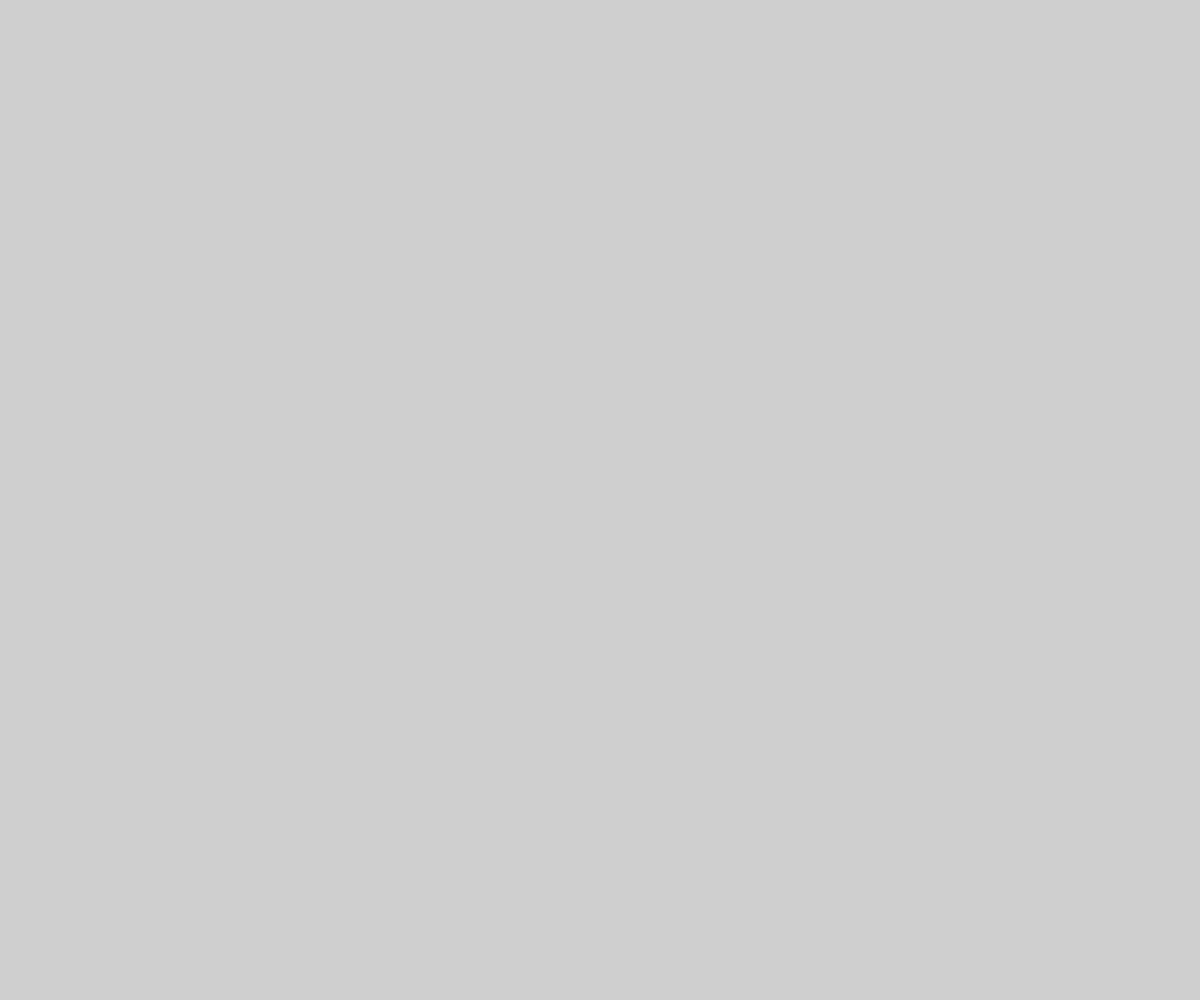
Frame 1 (no input)
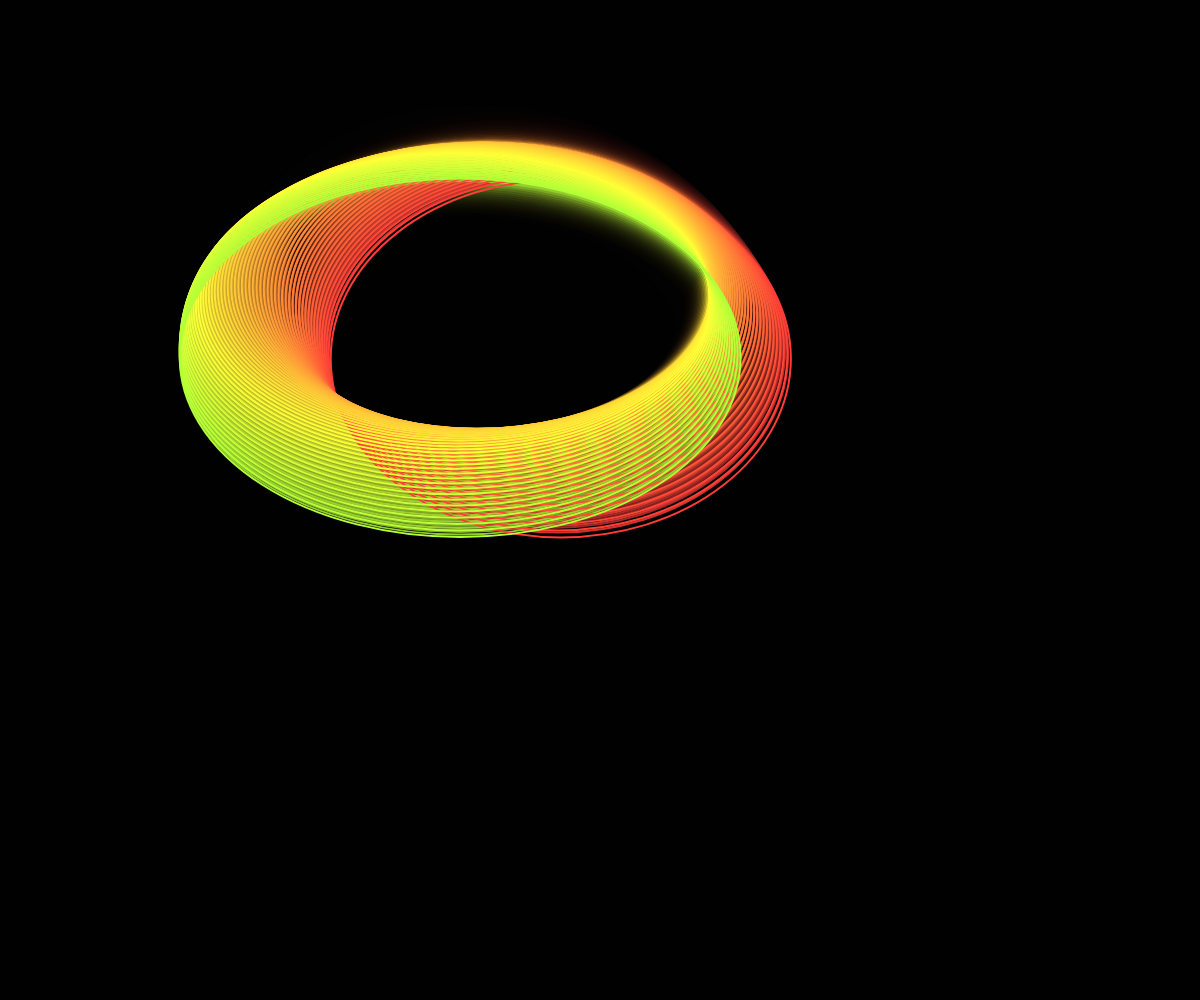
Frame 60 (no input)
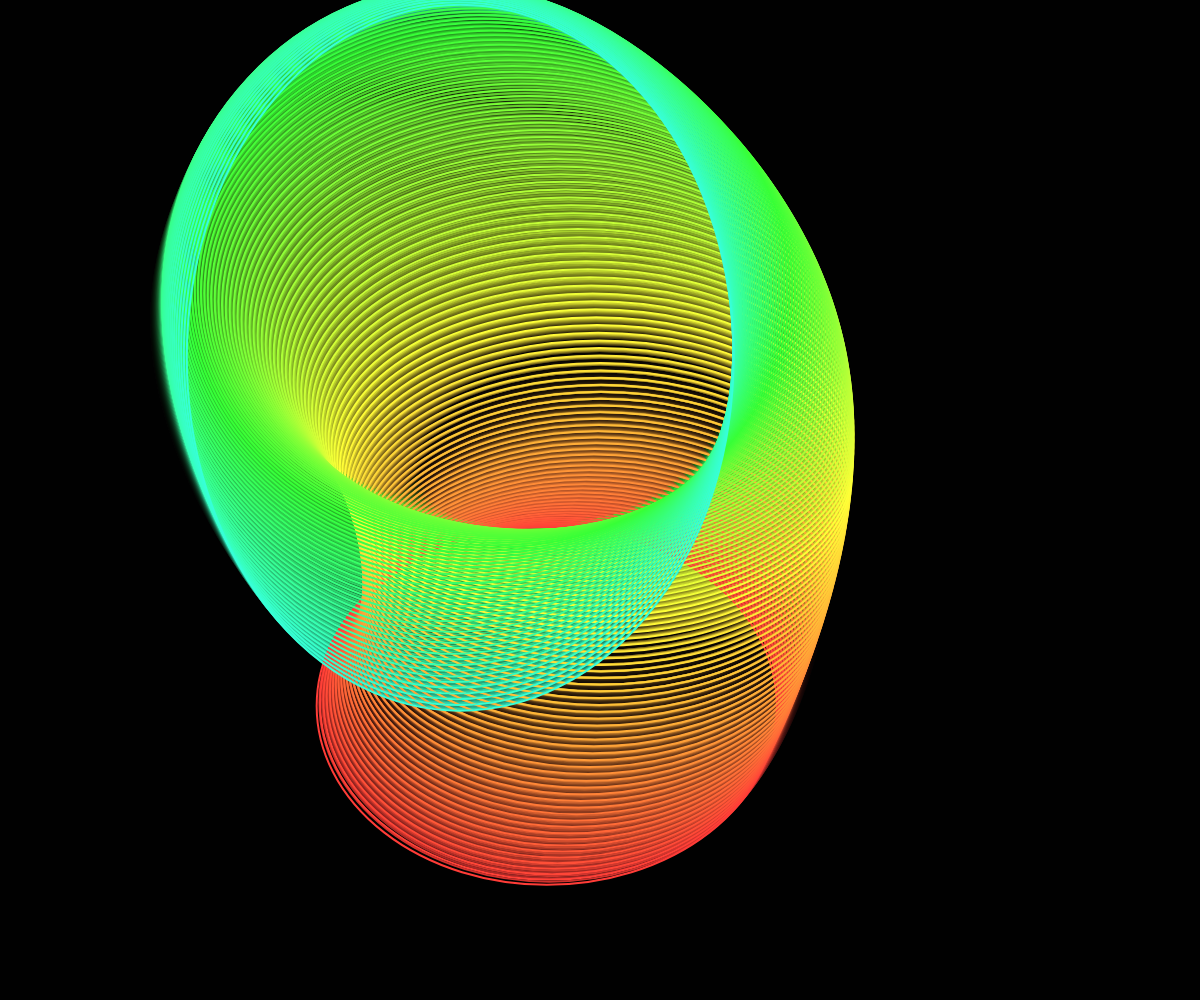
Frame 120 (the mouse pressed at the canvas centre since frame 60)

The p5.js sketch that drew these frames (run headless with seeded random() and noise() and a simulated clock; from frame 60 on, the mouse is pressed at the canvas centre):

// p5.js sketch
// ── sketch.js
let points = []
let starrP = []
let primes = [2, 3, 5, 7, 11, 13, 17, 19, 23, 29, 31, 37, 41, 43, 47, 53, 59, 61, 67, 71, 73, 79, 83, 89, 97, 101, 103, 107, 109, 113, 127, 131, 137, 139, 149, 151, 157, 163, 167, 173, 179, 181, 191, 193, 197, 199, 211, 223, 227, 229, 233, 239, 241, 251, 257, 263, 269, 271, 277, 281, 283, 293, 307, 311, 313, 317, 331, 337, 347, 349, 353, 359, 367, 373, 379, 383, 389, 397, 401, 409, 419, 421, 431, 433, 439, 443, 449, 457, 461, 463, 467, 479, 487, 491, 499, 503, 509, 521, 523, 541]
//let n = PI/12
let rosek
let cv
let flip = false
let lp = 180

function primordialShape(r, ang, k) {
  let rose = r * cos(k * ang)
  return createVector(rose * cos(ang) + width / 2, rose * sin(ang) + height / 2, false)
}

function starr(r, ang, a, b, c) {


  return createVector(
    width / 2 + r / 4 * (2 + sin(a * ang) / 2) * cos(ang + sin(b * ang) / c),
    height / 2 - r / 4 * (2 + sin(a * ang) / 2) * sin(ang + sin(b * ang) / c));
}


function setup() {
  createCanvas(windowWidth, windowHeight);
  cv = createVector(width / 2, height / 2)

  //rosek = PI / 7
  rosek = PI

  //rosek = (1.618 + PI) / 2
  //rosek = TWO_PI/sqrt(65)
  //rosek = 2 / sqrt(51)
  //rosek = PI / sqrt(68)
  //rosek=PI/sqrt(17)
  //primes[floor(random(100))]
  //rosek = primes[3]

  for (i = 0; i < lp; i++) {

    let r = height / 2 * 0.5
    let detail = 90
    let ang = i * PI / detail

    //points.unshift(primordialShape(r, ang, rosek))

  }
  for (i = 1; i < points.length; i++) {
    noFill()
    colorMode(HSB, 360)
    stroke(((i)) % 360, 200, 270, 32)
    //line(points[i].x, points[i].y, points[(points.length - i) % points.length].x, points[(points.length - i) % points.length].y)
    //ellipse(points[i].x, points[i].y, points[(points.length - i) % points.length].x, points[(points.length - i) % points.length].y)
  }
  //noLoop()
}


function draw() {
  background(0, 48)
  colorMode(HSB, 360)
  strokeWeight(2)
  noFill()
  ellipseMode(CENTER)
  colorMode(HSB, 255)
  let r = height / 2 * 0.5
  let detail = 360
  let ang = (frameCount + 90) * PI / detail
  if (flip) ang = -ang


  let a = 6
  let b = 18
  let c = 18
  //starrP.unshift(starr(r, ang/2, a, b, c))
  //for (i = 1; i < starrP.length; i++) {
  //  stroke(((i)) % 360, 200, 270)
  //  line(starrP[i].x, starrP[i].y,
  //    starrP[(starrP.length - i) % starrP.length].x,
  //    starrP[(starrP.length - i) % starrP.length].y)
  //}
  points.unshift(primordialShape(r, ang, rosek))
  for (let i = 1; i < points.length; i++) {
    stroke(((i)) % 360, 200, 270)
    //stroke(360, 0, 100 + i % 280)
    ellipse(
      points[i].x,
      points[i].y,
      points[(points.length - i) % points.length].x,
      points[(points.length - i) % points.length].y,
    )
  }
  for (let i = (points.length) / 2; i < points.length; i++) {
    stroke(360, 0, 180 + i % 180, 180)
    //line(points[i].x, points[i].y,
    //  points[(points.length - i) % points.length].x,
    //  points[(points.length - i) % points.length].y)
  }

  //if (starrP.length > lp*2) starrP.pop()
  if (points.length >= 180) {
    points.pop()
  }
  if (frameCount % 720==0) {
    flip = !flip
    console.log(frameRate())
    //lp = random(360)
  }

  //if (noise(frameCount) > 0.9) flip = true
  //else flip = false

}
